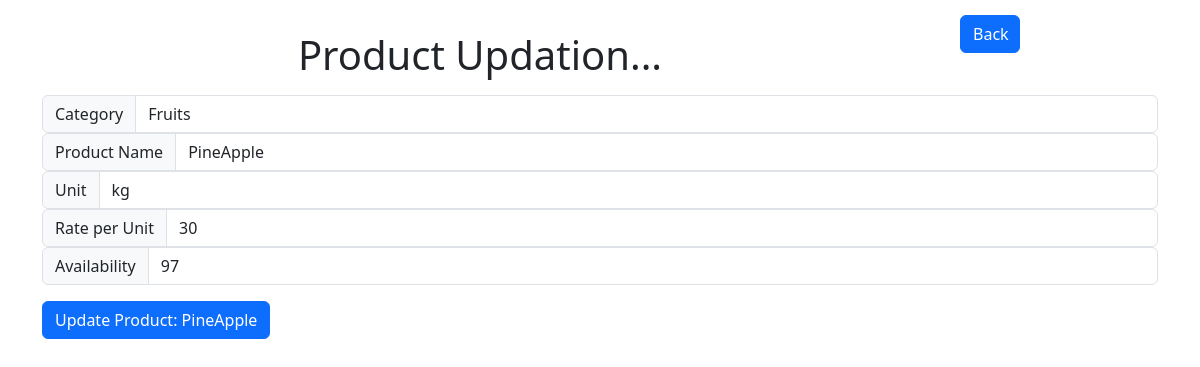
Page /update_product?aid=adarsh&pname=PineApple on the committed database.
### application/models.py (models this page shows)
class products(db.Model):
  __tablename__="product"
  product_name=db.Column(db.String, primary_key=True, unique=True)
  category=db.Column(db.String)
  unit=db.Column(db.String)
  rate_per_unit=db.Column(db.Integer )
  quantity=db.Column(db.Integer )

### application/controllers.py (the view, shortened to what this page needs)
@app.route("/update_product", methods=["GET", "POST"])
def update_product():
  aid=request.args["aid"]
  pname=request.args["pname"]
  data=products.query.filter(products.product_name==pname).first()
  return render_template("update_product.html",products=data, aid=aid)

### templates/update_product.html (shortened to what this page needs)
<!DOCTYPE HTML>
<html>
 <head>
   <link href="https://cdn.jsdelivr.net/npm/bootstrap@5.3.0-alpha3/dist/css/bootstrap.min.css" rel="stylesheet">
  </head>
 <body>
  <div class="container" style="width: 80%; float:left; padding-top:15px;text-align:center ">
  <p class="text-capitalize" >
    <h1>Product Updation...</h1>
  </p>
  </div>
  <div class="container" style="padding-top:15px">
  <a style="padding-right:10px" class="btn btn-primary" href=/admin_login?aid={{aid}} role="button"> Back </a>
  </div>
  <div class="container" style="padding-top: 25px">
    <form action=/update_product?aid={{aid}}&pname={{products.product_name}} method="POST">
        <div class="mb-3">
           <div class="input-group flex-nowrap">
               <span class="input-group-text" id="addon-wrapping">Category</span>
               <input type="text" class="form-control" placeholder="category" aria-label="category" aria-describedby="addon-wrapping" name="psec" value={{products.category}}>
           </div>
           <div class="input-group flex-nowrap">
               <span class="input-group-text" id="addon-wrapping">Product Name</span>
               <input type="text" class="form-control" placeholder="product name" aria-label="Product name" aria-describedby="addon-wrapping" name="pname" value={{products.product_name}}>
           </div>
           <div class="input-group flex-nowrap">
               <span class="input-group-text" id="addon-wrapping">Unit</span>
               <input type="text" class="form-control" placeholder="Unit" aria-label="unit" aria-describedby="addon-wrapping" name="unit" value={{products.unit}}>
           </div>
           <div class="input-group flex-nowrap">
               <span class="input-group-text" id="addon-wrapping">Rate per Unit</span>
               <input type="text" class="form-control" placeholder="rate per unit" aria-label="rate" aria-describedby="addon-wrapping" name="rate" value={{products.rate_per_unit}}>
           </div>
           <div class="input-group flex-nowrap">
               <span class="input-group-text" id="addon-wrapping">Availability</span>
               <input type="text" class="form-control" placeholder="units in stock" aria-label="quantity" aria-describedby="addon-wrapping" name="quantity" value={{products.quantity}}>
           </div>
        </div>
        <button type="submit" class="btn btn-primary"> Update Product: {{products.product_name}}</button>
     </form>
  </div>
 </body>
</html>

### rows in the picture
products: psec "Fruits", pname "PineApple", unit "kg", rate "30", quantity "97", product_name "PineApple"
